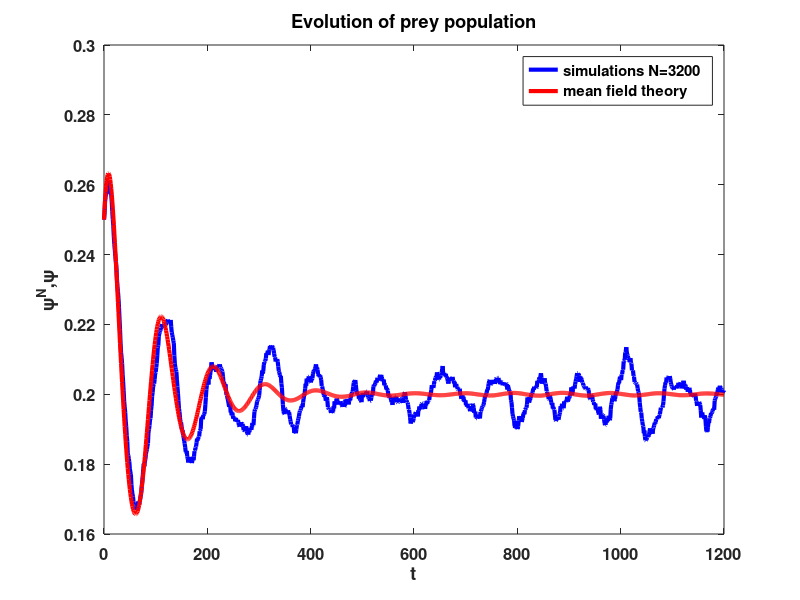
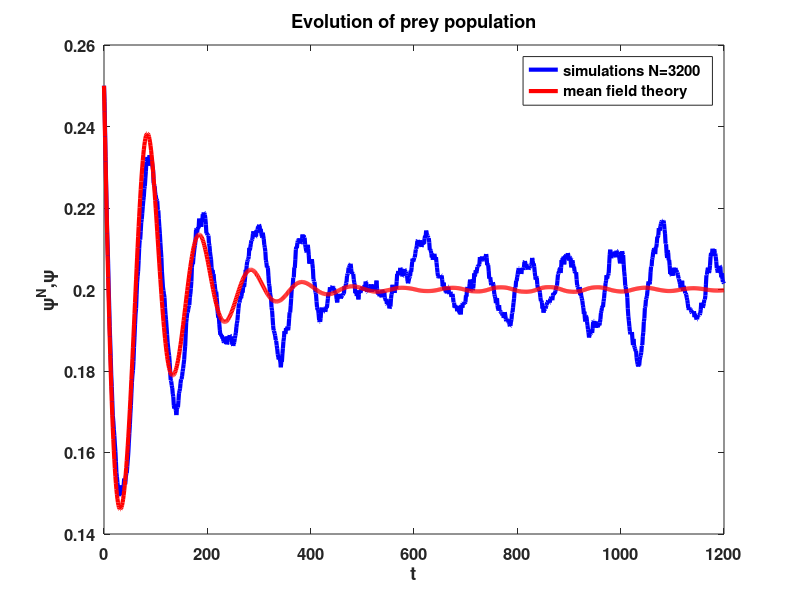

The MATLAB script that drew these images, in order:
% MONTE CARLO ALGORITHM, MEAN FIELD SOLUTIONS AND ERROR 
% NON HOMOGENEOUS PREDATORS PREYS MODEL 
% This code implements the Monte Carlo algorithm. The numerical solutions
% to the mean field equations are compared with the simulated ones. 

clc
clear all
close all

% parameters
N = 3200;
% transition rates 
mu = 0.5;
b = 0.1; % preys birth rate 
d1 = 0.1; % predators death rate 
d2 = 0.; % preys death rate 
p1 = 0.25; % competition rate (+1 predator -1 prey)
p2 = 0.05; % competition rate (-1 prey) 

% scaled parameters 
bt = mu*b;
d1t = (1-mu)*d1;
d2t = (1-mu)*d2;
p1t = mu*p1;
p2t = mu*p2;

r = 2*bt-d2t;
K = 1-d2t/(2*bt);


% time interval 
t = linspace(0,1200,1200);
T = length(t);


% mean field equations 
f = @(t,x)[x(1)*(2*p1t*x(2)-d1t);...
    x(2)*(r*(1-(x(2))/K)-2*(p1t+p2t+bt)*x(1))];


n0 = N/4; % initial predators population 
m0 = N/4; % initial preys population 

y0 = [n0/N;m0/N]; % initial densities 

% mean field solutions 
[tout,YOUT] = ode45(f,t,y0);

S = 10; % number of simulations 

for s = 1:S
    
    M = zeros(1,N);
    I = randperm(N);
    pn = n0; % initial predators population 
    pm = m0; % initial preys population 
    M(I(1:pn)) = 1;
    M(I(pn+1:pn+pm)) = 2;
   
    dens1N(1,s) = pn/N; % initial predators density
    dens1M(1,s) = pm/N; % initial preys density
 
    for i=1:T-1
        
        I = randperm(N);
        J = randperm(N);
        
        Mmu1 = M(I(1:round(N*mu)));
        Mmu2 = M(J(1:round(N*mu)));
        
        M1mmu = M(I(round(N*mu)+1:N));
        
        % preys B birth
        % BE in BB 
        p22 = sum(Mmu1==2 & Mmu2==0);
        r2 = rand(1,round(p22))<b;
        r = sum(r2);
        pm = pm+r;

        % EB in BB
        p33 = sum(Mmu1==0 & Mmu2==2);
        r3 = rand(1,round(p33))<b;
        r = sum(r3);
        pm = pm+r;
        
        % predators A and preys B death 
        % A in E
        p4A = round(sum(M1mmu==1));
        r4A = rand(1,p4A)<d1;
        r = sum(r4A);
        pn = pn-r;
     
        % B in E
        p44 = sum(M1mmu==2);
        r4 = rand(1,p44)<d2;
        r = sum(r4);
        pm = pm-r;
        
        % Competition
        % AB in AA
        p55 = sum(Mmu1==1 & Mmu2==2);
        r5 = rand(1,round(p55))<p1;
        r = round(sum(r5));
        pn = pn+r;
        pm = pm-r;
        
        % BA in AA
        p55 = sum(Mmu1==2 & Mmu2==1);
        r5 = rand(1,round(p55))<p1;
        r = round(sum(r5));
        pn = pn+r;
        pm = pm-r;
        % Competition
        % AB in AE
        p55 = sum(Mmu1==1 & Mmu2==2);
        r5 = rand(1,round(p55))<p2;
        r = round(sum(r5));
        pm = pm-r;
        
        % BA in EA
        p55 = sum(Mmu1==2 & Mmu2==1);
        r5 = rand(1,round(p55))<p2;
        r = round(sum(r5));
        pm = pm-r;
        
       
        I1 = randperm(N);
        M = zeros(1,N);
        M(I1(1:pn)) = 1;
        M(I1(pn+1:pn+pm)) = 2;
       
        dens1N(i+1,s) = pn/N;
        dens1M(i+1,s) = pm/N;
    end
end
% mean densities
densN = mean(dens1N,2);
densM = mean(dens1M,2);
   
% comparison between numerical and simulated solutions predators
figure
plot(t,densN,'b','linewidth',3)
hold on
plot(t,YOUT(:,1),'r','linewidth',3)
xlabel('t','FontSize',12,'FontWeight','bold') 
ylabel('\psi^N,\psi','FontSize',12,'FontWeight','bold') 
title('Evolution of prey population')
legend({'simulations N=3200',...
        'mean field theory'},...
        'FontSize',12,'FontWeight','bold')
set(gca,'FontSize',12,'FontWeight','bold')

% comparison between numerical and simulated solutions preys
figure
plot(t,densM,'b','linewidth',3)
hold on
plot(t,YOUT(:,2),'r','linewidth',3)
xlabel('t','FontSize',12,'FontWeight','bold') 
ylabel('\psi^N,\psi','FontSize',12,'FontWeight','bold') 
title('Evolution of prey population')
legend({'simulations N=3200',...
        'mean field theory'},...
        'FontSize',12,'FontWeight','bold')
set(gca,'FontSize',12,'FontWeight','bold')
